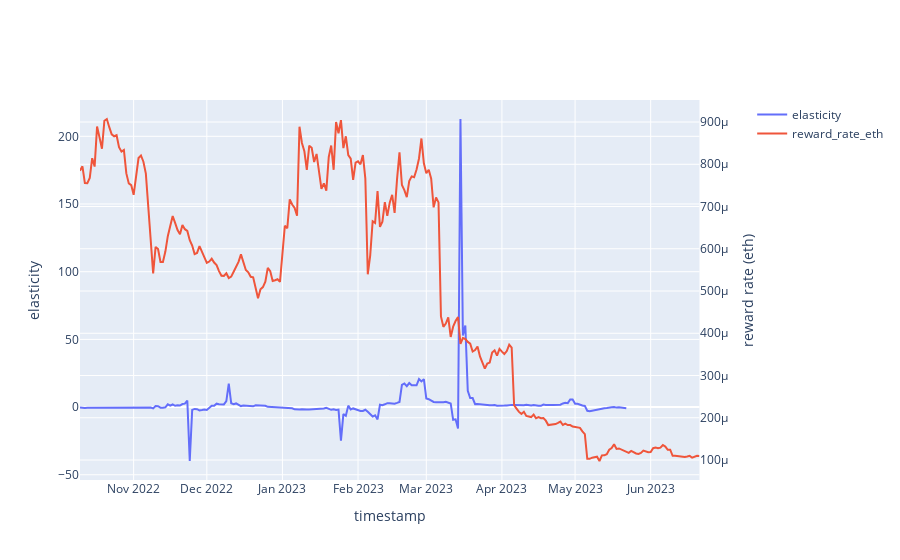

Notebook code for this chart:
### Markdown cell above
Graph

### Code cell
# scaled appropriately 
fig = make_subplots(specs=[[{'secondary_y': True}]])
fig.add_trace(
go.Scatter(x=merged_df_2.index, y=merged_df_2['elasticity'], name='elasticity'),
    secondary_y=False,
)
fig.add_trace(
    go.Scatter(x=merged_df_2.index, y=merged_df_2['reward_rate_eth'], name='reward_rate_eth'),
    secondary_y=True, 
    )

fig.update_xaxes(title_text='timestamp')
fig.update_yaxes(title_text='elasticity', secondary_y=False)
fig.update_yaxes(title_text='reward rate (eth)', secondary_y=True)

### Figure 1 — Plotly figure (JSON) as saved in the notebook; plotly's stock layout.template omitted (floating-point values rounded to 4 significant figures; data arrays with more than 128 entries replaced by an {"elided": "..."} marker saying what was removed)
{"data": [{"name": "elasticity", "type": "scatter", "x": {"elided": "255 str values"}, "xaxis": "x", "y": {"elided": "255 float values"}, "yaxis": "y"}, {"name": "reward_rate_eth", "type": "scatter", "x": {"elided": "255 str values"}, "xaxis": "x", "y": {"elided": "255 float values"}, "yaxis": "y2"}], "layout": {"xaxis": {"anchor": "y", "domain": [0, 0.94], "title": {"text": "timestamp"}}, "yaxis": {"anchor": "x", "domain": [0, 1], "title": {"text": "elasticity"}}, "yaxis2": {"anchor": "x", "overlaying": "y", "side": "right", "title": {"text": "reward rate (eth)"}}}}
